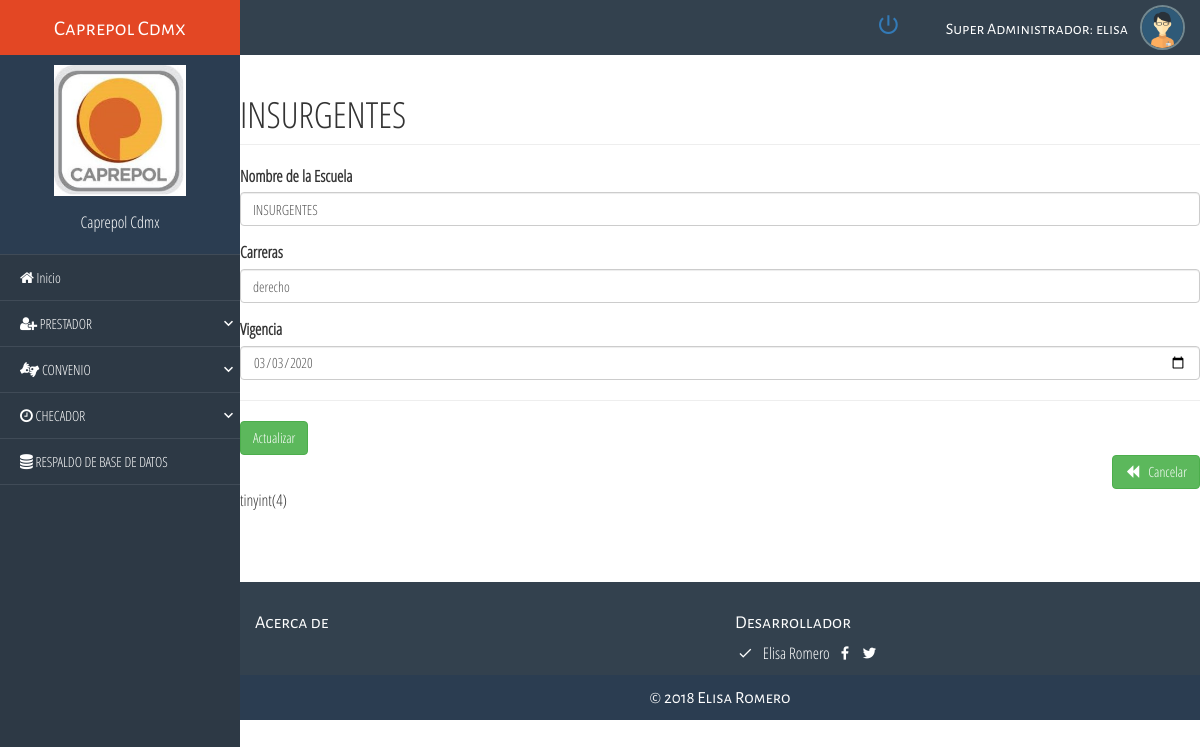
Page /index.php?c=convenio&a=Crud&idConvenio=1520 (signed in) on the committed database.
### tables this page shows
CREATE TABLE `convenio` (
  `idConvenio` varchar(100) NOT NULL,
  `NombreEscuela` varchar(100) NOT NULL,
  `Carreras` varchar(100) NOT NULL,
  `Vigencia` date NOT NULL
);

### Controller/convenio.controller.php (called while the page is built, shortened)
<?php
require_once 'model/convenio.php';
class convenioController{
    private $model;
    public function __CONSTRUCT(){
        $this->model = new convenio();
    }
    public function Crud(){
        $pvd = new convenio();
        if(isset($_REQUEST['idConvenio'])){
            $pvd = $this->model->Obtener($_REQUEST['idConvenio']);
        }
        require_once 'view/header.php';
        require_once 'view/navegador.php';
        require_once 'view/cabecera.php';
        require_once 'view/convenio/convenio-editar.php';
        require_once 'view/footer.php';
  }
}

### Model/database.php (called while the page is built)
<?php
class Database
{
    public static function Conectar()
    {
        $pdo = new PDO('mysql:host=localhost;dbname=caprepol;charset=utf8', 'root', '');
        $pdo->setAttribute(pdo::ATTR_ERRMODE, pdo::ERRMODE_EXCEPTION);
        return $pdo;
    }
}

### Model/convenio.php (called while the page is built, shortened)
<?php
class convenio
{
	private $pdo;
	public function __CONSTRUCT()
	{
		try
		{
			$this->pdo = Database::Conectar();
		}
		catch(Exception $e)
		{
			die($e->getMessage());
		}
	}
	public function Obtener($idConvenio)
	{
		try
		{
			$stm = $this->pdo->prepare("SELECT * FROM convenio WHERE idConvenio = ?");
			$stm->execute(array($idConvenio));
			return $stm->fetch(PDO::FETCH_OBJ);
		} catch (Exception $e)
		{
			die($e->getMessage());
		}
	}
}

### View/convenio/convenio-editar.php (the view, shortened to what this page needs)
<h1 class="page-header">
    <?php echo $pvd->idConvenio != null ? $pvd->NombreEscuela : 'Nuevo Registro'; ?>
</h1>
<form id="frm-convenio" action="?c=convenio&a=Editar" method="post" enctype="multipart/form-data">
    <div class="form-group">
        <label>Nombre de la Escuela</label>
        <input type="text" name="NombreEscuela" value="<?php echo $pvd->NombreEscuela; ?>" class="form-control" placeholder="Ingrese Nombre de la Escuela" data-validacion-tipo="requerido|min:100" />
    </div>
 <div class="form-group">
        <label>Carreras</label>
        <input type="text" name="Carreras" value="<?php echo $pvd->Carreras; ?>" class="form-control" placeholder="Ingrese Las carreras" data-validacion-tipo="requerido|min:100" />
    </div>
    <div class="form-group">
        <label>Vigencia</label>
        <input type="date" name="Vigencia" value="<?php echo $pvd->Vigencia; ?>" class="form-control" placeholder="Ingrese la fecha de Vigencia" data-validacion-tipo="requerido|min:10" />
    </div>
    <hr />
    <div class="text-left">
        <button class="btn btn-success">Actualizar</button>
    </div>
<div class="text-right">
         <a href="/ProyectodeResidencias/" class="btn btn-large btn-success"><i class="glyphicon glyphicon-backward"></i> &nbsp; Cancelar</a>
    </div>
tinyint(4)
</form>

### css/style.css (style rules this page uses)
html, body { height: 100%; margin: 0; padding: 0; width: 100%; font-size: 16px; font-family: "Parrafos" !important; background-color: #fff; }

### rows in the picture
convenio: NombreEscuela "INSURGENTES", Carreras "derecho", Vigencia "03/03/2020"

### other values in the picture
$usuario "Super Administrador"
$nombre_usuario "elisa"
